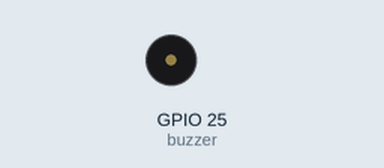
This sketch was run on a simulated ESP32. Shown: buzzer (waves = sounding).

Above: at 0.2 s.
At 4.7 s:
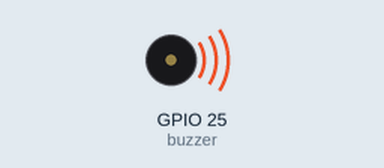
Timing chart, 0 to 18.2 s (numbered marks = the images above):
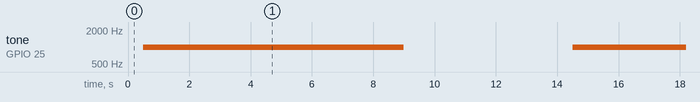

Measured:
- by itself, tone on GPIO 25 (buzzer): alternates 1000 Hz for 8.5 s and silent for 5.5 s

The sketch:

CAR_test_buzzer.ino
```cpp
const int buzzer = 25;

const int f = 1000;
const int c = 0;
const int r = 8;
const int d = 128;

void setup() {
  ledcSetup(c,f,r);
  ledcAttachPin(buzzer,c);
}

void loop() {
  //固定频率--修改占空比--响度
  ledcWriteTone(c,f);
  for(int d = 0;d <= 255;d=d+30){
    ledcWrite(c,d);
    delay(500);
  }
  //固定占空比--修改频率--音调
  ledcWrite(c,d);
  for(int f = 200;f<=2000;f=f+100){
    ledcWrite(c,f);
    delay(500);
  }

}
```
